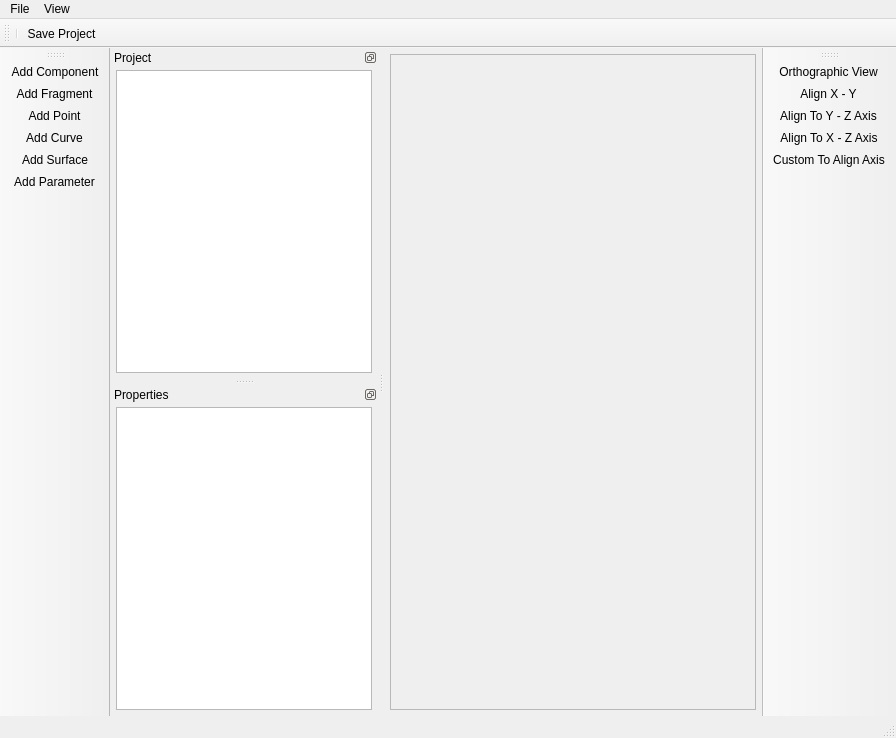
<ui version="4.0" >
 <class>mainWindow</class>
 <widget class="QMainWindow" name="mainWindow" >
  <property name="geometry" >
   <rect>
    <x>0</x>
    <y>0</y>
    <width>896</width>
    <height>738</height>
   </rect>
  </property>
  <property name="sizePolicy" >
   <sizepolicy vsizetype="Preferred" hsizetype="Expanding" >
    <horstretch>0</horstretch>
    <verstretch>0</verstretch>
   </sizepolicy>
  </property>
  <property name="windowTitle" >
   <string>OpenSolid</string>
  </property>
  <property name="windowIcon" >
   <iconset/>
  </property>
  <widget class="QWidget" name="centralWidget" >
   <property name="layoutDirection" >
    <enum>Qt::LeftToRight</enum>
   </property>
   <layout class="QHBoxLayout" >
    <property name="spacing" >
     <number>6</number>
    </property>
    <property name="leftMargin" >
     <number>6</number>
    </property>
    <property name="topMargin" >
     <number>6</number>
    </property>
    <property name="rightMargin" >
     <number>6</number>
    </property>
    <property name="bottomMargin" >
     <number>6</number>
    </property>
    <item>
     <widget class="QFrame" name="modelViewFrame" >
      <property name="sizePolicy" >
       <sizepolicy vsizetype="Expanding" hsizetype="Expanding" >
        <horstretch>0</horstretch>
        <verstretch>0</verstretch>
       </sizepolicy>
      </property>
      <property name="frameShape" >
       <enum>QFrame::StyledPanel</enum>
      </property>
      <property name="frameShadow" >
       <enum>QFrame::Plain</enum>
      </property>
      <layout class="QVBoxLayout" >
       <property name="spacing" >
        <number>6</number>
       </property>
       <property name="leftMargin" >
        <number>1</number>
       </property>
       <property name="topMargin" >
        <number>1</number>
       </property>
       <property name="rightMargin" >
        <number>1</number>
       </property>
       <property name="bottomMargin" >
        <number>1</number>
       </property>
       <item>
        <widget class="modelView" native="1" name="currentModelView" >
         <property name="sizePolicy" >
          <sizepolicy vsizetype="Expanding" hsizetype="Expanding" >
           <horstretch>0</horstretch>
           <verstretch>0</verstretch>
          </sizepolicy>
         </property>
        </widget>
       </item>
      </layout>
     </widget>
    </item>
   </layout>
  </widget>
  <widget class="QMenuBar" name="menubar" >
   <property name="geometry" >
    <rect>
     <x>0</x>
     <y>0</y>
     <width>896</width>
     <height>34</height>
    </rect>
   </property>
   <widget class="QMenu" name="menuView" >
    <property name="title" >
     <string>View</string>
    </property>
    <addaction name="actionOrtho" />
   </widget>
   <widget class="QMenu" name="menuFile" >
    <property name="title" >
     <string>File</string>
    </property>
    <addaction name="actionNewProject" />
    <addaction name="actionOpenProject" />
    <addaction name="separator" />
    <addaction name="actionSaveProject" />
    <addaction name="actionSaveProjectAs" />
    <addaction name="separator" />
    <addaction name="actionQuit" />
   </widget>
   <addaction name="menuFile" />
   <addaction name="menuView" />
  </widget>
  <widget class="QStatusBar" name="statusbar" >
   <property name="autoFillBackground" >
    <bool>false</bool>
   </property>
  </widget>
  <widget class="QToolBar" name="mainToolBar" >
   <property name="windowTitle" >
    <string>Main Tool Bar</string>
   </property>
   <property name="movable" >
    <bool>true</bool>
   </property>
   <property name="orientation" >
    <enum>Qt::Horizontal</enum>
   </property>
   <attribute name="toolBarArea" >
    <enum>TopToolBarArea</enum>
   </attribute>
   <attribute name="toolBarBreak" >
    <bool>false</bool>
   </attribute>
   <addaction name="separator" />
   <addaction name="actionSaveProject" />
  </widget>
  <widget class="QDockWidget" name="dockProjectControl" >
   <property name="floating" >
    <bool>false</bool>
   </property>
   <property name="features" >
    <set>QDockWidget::DockWidgetFloatable|QDockWidget::DockWidgetMovable|QDockWidget::NoDockWidgetFeatures</set>
   </property>
   <property name="allowedAreas" >
    <set>Qt::LeftDockWidgetArea|Qt::NoDockWidgetArea|Qt::RightDockWidgetArea</set>
   </property>
   <property name="windowTitle" >
    <string>Project</string>
   </property>
   <attribute name="dockWidgetArea" >
    <number>1</number>
   </attribute>
   <widget class="QWidget" name="dockProjectContents" >
    <layout class="QVBoxLayout" >
     <property name="leftMargin" >
      <number>6</number>
     </property>
     <property name="topMargin" >
      <number>3</number>
     </property>
     <property name="rightMargin" >
      <number>6</number>
     </property>
     <property name="bottomMargin" >
      <number>6</number>
     </property>
     <item>
      <widget class="QTreeView" name="graphTreeView" >
       <property name="editTriggers" >
        <set>QAbstractItemView::AllEditTriggers</set>
       </property>
       <property name="dragEnabled" >
        <bool>true</bool>
       </property>
       <property name="dragDropMode" >
        <enum>QAbstractItemView::InternalMove</enum>
       </property>
      </widget>
     </item>
    </layout>
   </widget>
  </widget>
  <widget class="QDockWidget" name="dockProperties" >
   <property name="minimumSize" >
    <size>
     <width>0</width>
     <height>200</height>
    </size>
   </property>
   <property name="features" >
    <set>QDockWidget::DockWidgetFloatable|QDockWidget::DockWidgetMovable|QDockWidget::NoDockWidgetFeatures</set>
   </property>
   <property name="windowTitle" >
    <string>Properties</string>
   </property>
   <attribute name="dockWidgetArea" >
    <number>1</number>
   </attribute>
   <widget class="QWidget" name="dockWidgetContents_2" >
    <layout class="QVBoxLayout" >
     <property name="leftMargin" >
      <number>6</number>
     </property>
     <property name="topMargin" >
      <number>3</number>
     </property>
     <property name="rightMargin" >
      <number>6</number>
     </property>
     <property name="bottomMargin" >
      <number>6</number>
     </property>
     <item>
      <widget class="QTableView" name="tblProperties" >
       <property name="acceptDrops" >
        <bool>true</bool>
       </property>
       <property name="editTriggers" >
        <set>QAbstractItemView::AllEditTriggers</set>
       </property>
       <property name="selectionMode" >
        <enum>QAbstractItemView::SingleSelection</enum>
       </property>
       <property name="wordWrap" >
        <bool>false</bool>
       </property>
      </widget>
     </item>
    </layout>
   </widget>
  </widget>
  <widget class="QToolBar" name="viewToolBar" >
   <property name="windowTitle" >
    <string>View Tool Bar</string>
   </property>
   <property name="orientation" >
    <enum>Qt::Vertical</enum>
   </property>
   <property name="iconSize" >
    <size>
     <width>22</width>
     <height>22</height>
    </size>
   </property>
   <attribute name="toolBarArea" >
    <enum>RightToolBarArea</enum>
   </attribute>
   <attribute name="toolBarBreak" >
    <bool>false</bool>
   </attribute>
   <addaction name="actionOrtho" />
   <addaction name="actionAlignXY" />
   <addaction name="actionAlignYZ" />
   <addaction name="actionAlignXZ" />
   <addaction name="actionAlignCustom" />
  </widget>
  <widget class="QToolBar" name="graphToolBar" >
   <property name="windowTitle" >
    <string>Graph Tool Bar</string>
   </property>
   <property name="iconSize" >
    <size>
     <width>22</width>
     <height>22</height>
    </size>
   </property>
   <attribute name="toolBarArea" >
    <enum>LeftToolBarArea</enum>
   </attribute>
   <attribute name="toolBarBreak" >
    <bool>false</bool>
   </attribute>
   <addaction name="actionAddComponent" />
   <addaction name="actionAddFragment" />
   <addaction name="actionAddPoint" />
   <addaction name="actionAddCurve" />
   <addaction name="actionAddSurface" />
   <addaction name="actionAddParameter" />
  </widget>
  <action name="actionQuit" >
   <property name="text" >
    <string>Quit</string>
   </property>
  </action>
  <action name="actionOrtho" >
   <property name="checkable" >
    <bool>true</bool>
   </property>
   <property name="icon" >
    <iconset resource="res/images.qrc" >:/images/ortho.png</iconset>
   </property>
   <property name="text" >
    <string>Orthographic View</string>
   </property>
   <property name="toolTip" >
    <string>Toggle Orthographic View</string>
   </property>
  </action>
  <action name="actionOpenProject" >
   <property name="icon" >
    <iconset resource="res/images.qrc" >:/images/document-open.png</iconset>
   </property>
   <property name="text" >
    <string>Open Project</string>
   </property>
  </action>
  <action name="actionNewProject" >
   <property name="icon" >
    <iconset resource="res/images.qrc" >:/images/document-new.png</iconset>
   </property>
   <property name="text" >
    <string>New Project</string>
   </property>
  </action>
  <action name="actionSaveProject" >
   <property name="icon" >
    <iconset resource="res/images.qrc" >:/images/document-save.png</iconset>
   </property>
   <property name="text" >
    <string>Save Project</string>
   </property>
  </action>
  <action name="actionSaveProjectAs" >
   <property name="icon" >
    <iconset resource="res/images.qrc" >:/images/document-save-as.png</iconset>
   </property>
   <property name="text" >
    <string>Save Project As</string>
   </property>
  </action>
  <action name="actionAlignXY" >
   <property name="icon" >
    <iconset resource="res/images.qrc" >:/images/align_xy.png</iconset>
   </property>
   <property name="text" >
    <string>Align To X - Y Axis</string>
   </property>
   <property name="iconText" >
    <string>Align X - Y</string>
   </property>
  </action>
  <action name="actionAlignXZ" >
   <property name="icon" >
    <iconset resource="res/images.qrc" >:/images/align_xz.png</iconset>
   </property>
   <property name="text" >
    <string>Align To X - Z Axis</string>
   </property>
  </action>
  <action name="actionAlignYZ" >
   <property name="icon" >
    <iconset resource="res/images.qrc" >:/images/align_yz.png</iconset>
   </property>
   <property name="text" >
    <string>Align To Y - Z Axis</string>
   </property>
  </action>
  <action name="actionAlignCustom" >
   <property name="icon" >
    <iconset resource="res/images.qrc" >:/images/align_custom.png</iconset>
   </property>
   <property name="text" >
    <string>Custom To Align Axis</string>
   </property>
  </action>
  <action name="actionAddComponent" >
   <property name="icon" >
    <iconset resource="res/images.qrc" >:/images/component_add.png</iconset>
   </property>
   <property name="text" >
    <string>Add Component</string>
   </property>
  </action>
  <action name="actionAddFragment" >
   <property name="icon" >
    <iconset resource="res/images.qrc" >:/images/fragment_add.png</iconset>
   </property>
   <property name="text" >
    <string>Add Fragment</string>
   </property>
  </action>
  <action name="actionAddPoint" >
   <property name="icon" >
    <iconset resource="res/images.qrc" >:/images/point_add.png</iconset>
   </property>
   <property name="text" >
    <string>Add Point</string>
   </property>
  </action>
  <action name="actionAddCurve" >
   <property name="icon" >
    <iconset resource="res/images.qrc" >:/images/curve_add.png</iconset>
   </property>
   <property name="text" >
    <string>Add Curve</string>
   </property>
  </action>
  <action name="actionAddSurface" >
   <property name="icon" >
    <iconset resource="res/images.qrc" >:/images/surface_add.png</iconset>
   </property>
   <property name="text" >
    <string>Add Surface</string>
   </property>
  </action>
  <action name="actionAddParameter" >
   <property name="icon" >
    <iconset resource="res/images.qrc" >:/images/param_new.png</iconset>
   </property>
   <property name="text" >
    <string>Add Parameter</string>
   </property>
  </action>
 </widget>
 <customwidgets>
  <customwidget>
   <class>modelView</class>
   <extends>QWidget</extends>
   <header>modelView.h</header>
  </customwidget>
 </customwidgets>
 <resources>
  <include location="res/images.qrc" />
 </resources>
 <connections/>
</ui>
